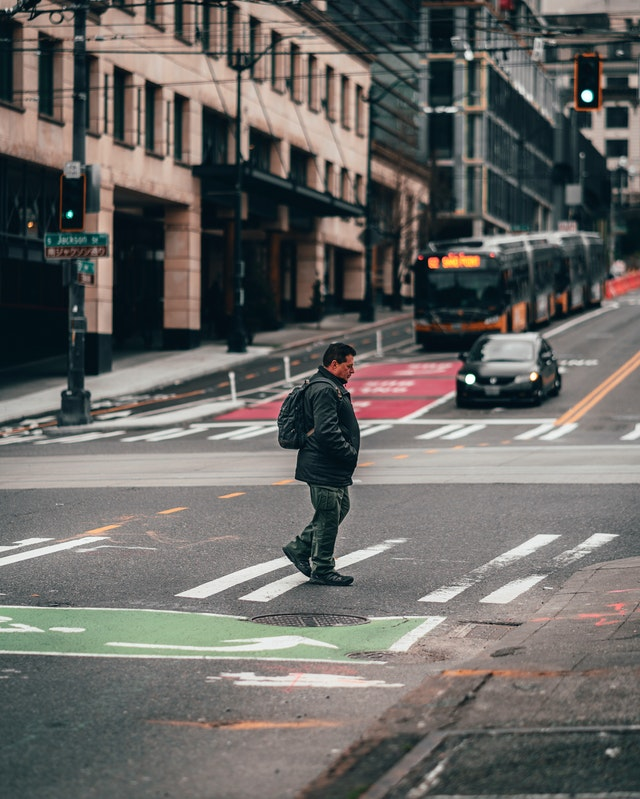
#> input picture image.jpg, 640 x 799 px
$ jupyter execute pedestrianDetection.ipynb
#> lines starting #> are read from the running program, lines starting #| are printed output that depends on the picture; after the words box and inside, x2 and y2 are one past the last pixel; in counts of white or black regions, pixels touching at a corner belong together
#> further down, input is the input picture: shape (799, 640, 3); mean B, G, R 99.9, 103.1, 104.6
<a href="https://colab.research.google.com/github/misbah4064/pedestrianDetection/blob/master/pedestrianDetection.ipynb" target="_parent"></a>

[cell 1]
import cv2
from google.colab.patches import cv2_imshow

# capture frames from a video
# cap = cv2.VideoCapture( r'C:\Users\vchan\OneDrive\Desktop\Untitled Folder\pedestrian and walk 360.mp4',0)

# Trained XML classifiers describes some features of some object we want to detect
pedestrian_cascade = cv2.CascadeClassifier("haarcascade_fullbody.xml")

# loop runs if capturing has been initialized.
def pedestrianDetection(frame):
    # reads frames from a video
    # ret, frames = cap.read()
    # convert to gray scale of each frames
    #gray = cv2.cvtColor(frames, cv2.COLOR_BGR2GRAY)
    # Detects pedestrians of different sizes in the input image
    pedestrians = pedestrian_cascade.detectMultiScale( frame, 1.1, 1)
#> pedestrians = [[243, 311, 142, 283]]
    # To draw a rectangle in each pedestrians
    for (x,y,w,h) in pedestrians:
        cv2.rectangle(frame,(x,y),(x+w,y+h),(0,255,0),2)
        font = cv2.FONT_HERSHEY_DUPLEX
        cv2.putText(frame, 'Person', (x + 6, y - 6), font, 0.5, (0, 255, 0), 1)
#> this loop made 1 pass
#> (x, y, w, h, font) on pass 1: (243, 311, 142, 283, 2)
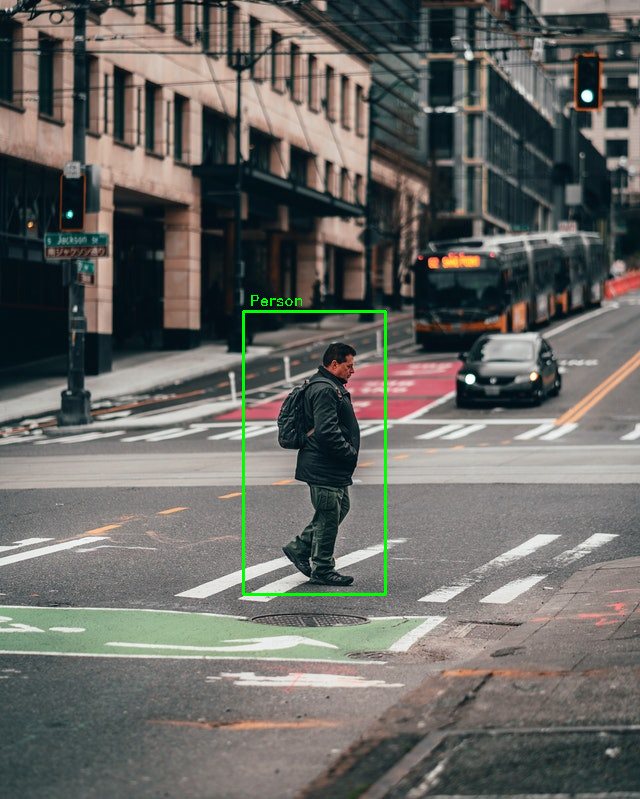
#> frame: shape (799, 640, 3); 0.53% of pixels changed, all inside (x1, y1, x2, y2) = (242, 295, 387, 596)
        # Display frames in a window
    return frame

[cell 2]
input = cv2.imread("image.jpg")
output = pedestrianDetection(input)
cv2_imshow(output)
